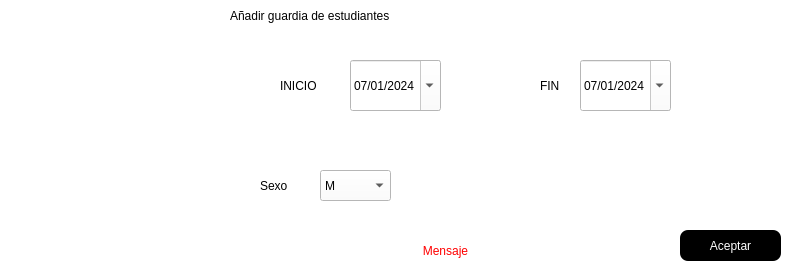
<?xml version="1.0" encoding="UTF-8"?>
<ui version="4.0">
 <class>AnnadirAutomaticoE</class>
 <widget class="QDialog" name="AnnadirAutomaticoE">
  <property name="windowModality">
   <enum>Qt::ApplicationModal</enum>
  </property>
  <property name="geometry">
   <rect>
    <x>0</x>
    <y>0</y>
    <width>800</width>
    <height>270</height>
   </rect>
  </property>
  <property name="minimumSize">
   <size>
    <width>800</width>
    <height>270</height>
   </size>
  </property>
  <property name="maximumSize">
   <size>
    <width>800</width>
    <height>270</height>
   </size>
  </property>
  <property name="windowTitle">
   <string>Añadir</string>
  </property>
  <property name="styleSheet">
   <string notr="true">background-color: rgb(255, 255, 255);</string>
  </property>
  <widget class="QComboBox" name="comboBox">
   <property name="geometry">
    <rect>
     <x>320</x>
     <y>170</y>
     <width>71</width>
     <height>31</height>
    </rect>
   </property>
   <property name="styleSheet">
    <string notr="true">font: 14pt &quot;Arial&quot;;
</string>
   </property>
   <item>
    <property name="text">
     <string>M</string>
    </property>
   </item>
   <item>
    <property name="text">
     <string>F</string>
    </property>
   </item>
  </widget>
  <widget class="QLabel" name="label_2">
   <property name="geometry">
    <rect>
     <x>280</x>
     <y>70</y>
     <width>61</width>
     <height>31</height>
    </rect>
   </property>
   <property name="styleSheet">
    <string notr="true">font: 14pt &quot;Arial&quot;;</string>
   </property>
   <property name="text">
    <string>INICIO</string>
   </property>
  </widget>
  <widget class="QLabel" name="label_8">
   <property name="geometry">
    <rect>
     <x>0</x>
     <y>0</y>
     <width>221</width>
     <height>281</height>
    </rect>
   </property>
   <property name="text">
    <string/>
   </property>
   <property name="pixmap">
    <pixmap>../images/orca.png</pixmap>
   </property>
   <property name="scaledContents">
    <bool>true</bool>
   </property>
  </widget>
  <widget class="QPushButton" name="btnAceptar">
   <property name="geometry">
    <rect>
     <x>680</x>
     <y>230</y>
     <width>101</width>
     <height>31</height>
    </rect>
   </property>
   <property name="cursor">
    <cursorShape>OpenHandCursor</cursorShape>
   </property>
   <property name="styleSheet">
    <string notr="true">font: 14pt &quot;Arial&quot;;
background-color: rgb(0, 0, 0);
color: rgb(255, 255, 255);


border-radius:8px</string>
   </property>
   <property name="text">
    <string>Aceptar</string>
   </property>
  </widget>
  <widget class="QLabel" name="label_3">
   <property name="geometry">
    <rect>
     <x>230</x>
     <y>0</y>
     <width>301</width>
     <height>31</height>
    </rect>
   </property>
   <property name="styleSheet">
    <string notr="true">font: 900 14pt &quot;Segoe UI Black&quot;;</string>
   </property>
   <property name="text">
    <string>Añadir guardia de estudiantes</string>
   </property>
  </widget>
  <widget class="QLabel" name="lblMensaje2">
   <property name="geometry">
    <rect>
     <x>240</x>
     <y>240</y>
     <width>411</width>
     <height>21</height>
    </rect>
   </property>
   <property name="styleSheet">
    <string notr="true">color: rgb(255, 0, 0);
font: 14pt &quot;Arial&quot;;</string>
   </property>
   <property name="text">
    <string>Mensaje</string>
   </property>
   <property name="alignment">
    <set>Qt::AlignCenter</set>
   </property>
  </widget>
  <widget class="QLabel" name="label_5">
   <property name="geometry">
    <rect>
     <x>260</x>
     <y>170</y>
     <width>51</width>
     <height>31</height>
    </rect>
   </property>
   <property name="styleSheet">
    <string notr="true">
font: 14pt &quot;Arial&quot;;</string>
   </property>
   <property name="text">
    <string>Sexo</string>
   </property>
  </widget>
  <widget class="QDateEdit" name="dateEdit">
   <property name="geometry">
    <rect>
     <x>350</x>
     <y>60</y>
     <width>91</width>
     <height>51</height>
    </rect>
   </property>
   <property name="styleSheet">
    <string notr="true">background-color: rgb(255, 255, 255);
color: rgb(0, 0, 0);
font: 700 9pt &quot;Segoe UI&quot;;</string>
   </property>
   <property name="dateTime">
    <datetime>
     <hour>0</hour>
     <minute>0</minute>
     <second>0</second>
     <year>2024</year>
     <month>1</month>
     <day>7</day>
    </datetime>
   </property>
   <property name="displayFormat">
    <string>dd/MM/yyyy</string>
   </property>
   <property name="calendarPopup">
    <bool>true</bool>
   </property>
  </widget>
  <widget class="QLabel" name="label_7">
   <property name="geometry">
    <rect>
     <x>540</x>
     <y>70</y>
     <width>31</width>
     <height>31</height>
    </rect>
   </property>
   <property name="styleSheet">
    <string notr="true">font: 14pt &quot;Arial&quot;;</string>
   </property>
   <property name="text">
    <string>FIN</string>
   </property>
  </widget>
  <widget class="QDateEdit" name="dateEdit_3">
   <property name="geometry">
    <rect>
     <x>580</x>
     <y>60</y>
     <width>91</width>
     <height>51</height>
    </rect>
   </property>
   <property name="styleSheet">
    <string notr="true">background-color: rgb(255, 255, 255);
color: rgb(0, 0, 0);
font: 700 9pt &quot;Segoe UI&quot;;</string>
   </property>
   <property name="dateTime">
    <datetime>
     <hour>0</hour>
     <minute>0</minute>
     <second>0</second>
     <year>2024</year>
     <month>1</month>
     <day>7</day>
    </datetime>
   </property>
   <property name="displayFormat">
    <string>dd/MM/yyyy</string>
   </property>
   <property name="calendarPopup">
    <bool>true</bool>
   </property>
  </widget>
 </widget>
 <resources/>
 <connections/>
</ui>
